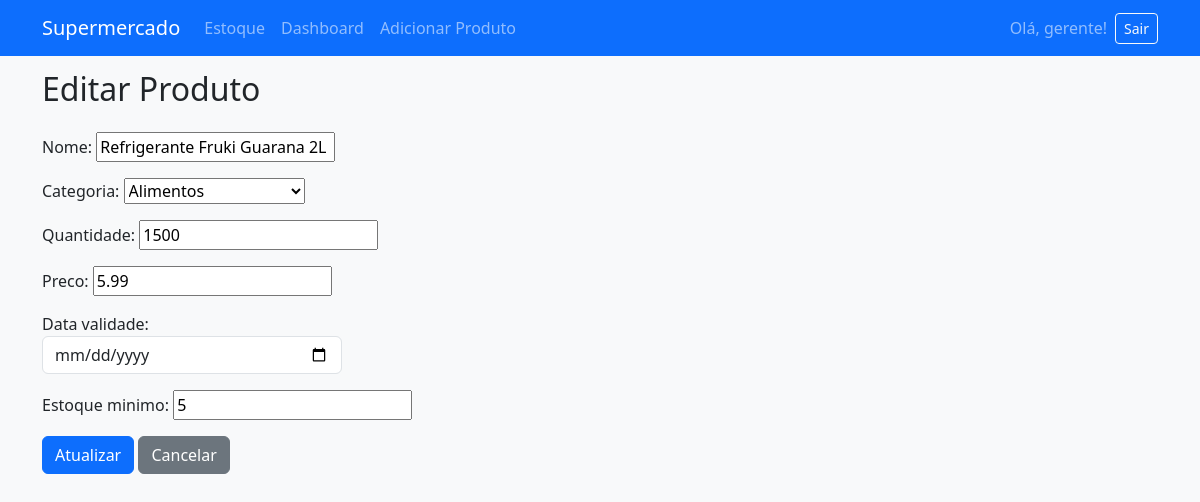
The app's page /editar/4/ (signed in) with its own data.
### estoque/models.py (models this page shows, shortened)
class Produto(models.Model):
    nome = models.CharField(max_length=100)
    categoria = models.CharField(max_length=20, choices=CATEGORIAS)
    quantidade = models.PositiveIntegerField()
    preco = models.DecimalField(max_digits=8, decimal_places=2)
    data_validade = models.DateField(null=True, blank=True)
    estoque_minimo = models.IntegerField(default=0)

### estoque/views.py (the view)
# urls.py: path('editar/<int:id>/', views.editar_produto, name='editar_produto'),
@login_required
@login_required
@permission_required('estoque.change_produto', raise_exception=True)   # Essa função permite editar as informações de um produto existente
def editar_produto(request, id):
    produto = get_object_or_404(Produto, pk=id)
    if request.method == 'POST':
        form = ProdutoForm(request.POST, instance=produto)
        if form.is_valid():
            form.save()
            return redirect('listar_produtos')
    else:
        form = ProdutoForm(instance=produto)
    return render(request, 'estoque/editar_produto.html', {'form': form})

### estoque/forms.py (shortened to what this page needs)
class ProdutoForm(forms.ModelForm):
    class Meta:
        model = Produto
        fields = '__all__'
        widgets = {
            'data_validade': forms.DateInput(
                format='%d/%m/%Y',
                attrs={
                    'type': 'date',
                    'class': 'form-control',
                    'style': 'max-width: 300px;'
                }
            )
        }
    def __init__(self, *args, **kwargs):
        super().__init__(*args, **kwargs)
        self.fields['data_validade'].input_formats = ['%d/%m/%Y', '%Y-%m-%d']

### estoque/templates/estoque/editar_produto.html (shortened to what this page needs)
{% extends 'base.html' %}
{% block content %}
<h2 class="mb-4">Editar Produto</h2>
<form method="post">
    {{ form.as_p }}
    <button type="submit" class="btn btn-primary">Atualizar</button>
    <a href="{% url 'listar_produtos' %}" class="btn btn-secondary">Cancelar</a>
</form>
{% endblock %}

### estoque/templates/base.html (shortened to what this page needs)
<!DOCTYPE html>
<html lang="pt-br">
<head>
    <link href="https://cdn.jsdelivr.net/npm/bootstrap@5.3.3/dist/css/bootstrap.min.css" rel="stylesheet">
</head>
<body class="bg-light">
<nav class="navbar navbar-expand-lg navbar-dark bg-primary fixed-top">
    <div class="container">
        <a class="navbar-brand" href="{% url 'listar_produtos' %}">Supermercado</a>
        <div class="collapse navbar-collapse" id="navbarNav">
            {% if user.is_authenticated %}
                <ul class="navbar-nav me-auto">
                    <li class="nav-item"><a class="nav-link" href="{% url 'listar_produtos' %}">Estoque</a></li>
                    <li class="nav-item"><a class="nav-link" href="{% url 'dashboard' %}">Dashboard</a></li>
                    <li class="nav-item"><a class="nav-link" href="{% url 'adicionar_produto' %}">Adicionar Produto</a></li>
                </ul>
                <span class="navbar-text me-2">
                    Olá, {{ user.username }}!
                </span>
                <form method="post" action="{% url 'logout' %}" style="display: inline;">
    <button type="submit" class="btn btn-outline-light btn-sm">Sair</button>
</form>
            {% endif %}
        </div>
    </div>
</nav>
<div class="container">
    {% block content %}
    {% endblock %}
</div>
</body>
</html>

### estoque/templates/base.html (style rules this page uses)
body { padding-top: 70px; }

### records on screen
Produto: nome "Refrigerante Fruki Guarana 2L", categoria "Alimentos", quantidade "1500", preco "5.99", estoque_minimo "5"

### other values on screen
{{ user.username }} "gerente"
